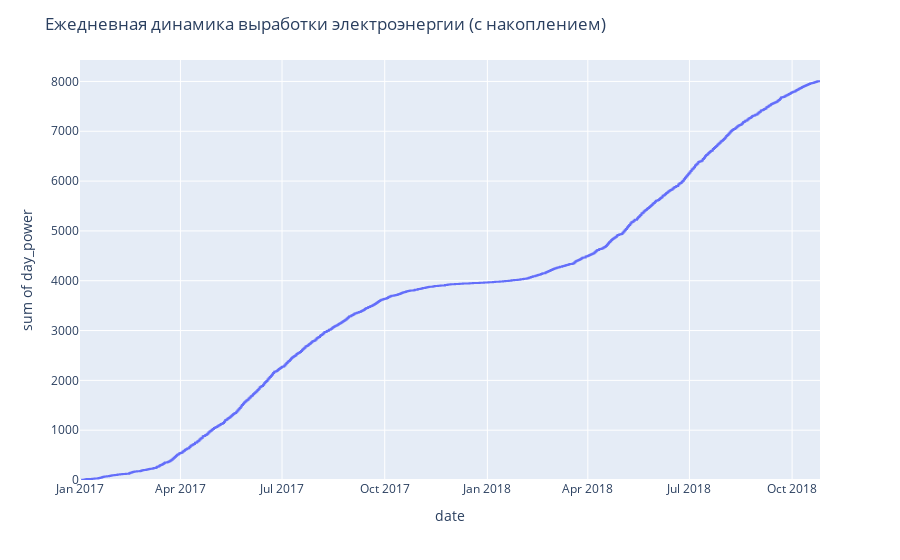

Notebook cell for this chart:
### Markdown cell above
3. Постройте график временного ряда - ежемесячной выработки солнечной энергии. Не забудьте подписать оси и сам график.
Укажите в какие сезоны наблюдается подъем, а в какие спад?

### Code cell
# Строим график ежедневной динамики выработки электроэнерги с накоплением
import plotly.express as px
fig = px.ecdf(
    sp, 
    x=sp['date'], 
    y=sp['day_power'], 
    ecdfnorm=None)
fig.update_layout(title_text="Ежедневная динамика выработки электроэнергии (с накоплением)")
fig.show()
#fig.write_html("sp_cum_dynamic_daily.html")

### Figure 1 — Plotly figure (JSON) as saved in the notebook; plotly's stock layout.template omitted (floating-point values rounded to 4 significant figures; data arrays with more than 128 entries replaced by an {"elided": "..."} marker saying what was removed)
{"data": [{"hovertemplate": "date=%{x}<br>sum of day_power=%{y}<extra></extra>", "legendgroup": "", "line": {"dash": "solid", "shape": "hv"}, "marker": {"color": "#636efa", "symbol": "circle"}, "mode": "lines", "name": "", "orientation": "v", "showlegend": false, "type": "scatter", "x": {"elided": "664 str values"}, "xaxis": "x", "y": {"elided": "664 int values"}, "yaxis": "y"}], "layout": {"legend": {"tracegroupgap": 0}, "margin": {"t": 60}, "title": {"text": "Ежедневная динамика выработки электроэнергии (с накоплением)"}, "xaxis": {"anchor": "y", "domain": [0, 1], "title": {"text": "date"}}, "yaxis": {"anchor": "x", "domain": [0, 1], "rangemode": "tozero", "title": {"text": "sum of day_power"}}}}
